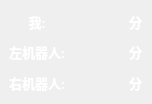
<?xml version="1.0" encoding="UTF-8"?>
<ui version="4.0">
 <class>ScorePanel</class>
 <widget class="QWidget" name="ScorePanel">
  <property name="geometry">
   <rect>
    <x>0</x>
    <y>0</y>
    <width>152</width>
    <height>104</height>
   </rect>
  </property>
  <property name="windowTitle">
   <string>Form</string>
  </property>
  <layout class="QHBoxLayout" name="horizontalLayout">
   <property name="leftMargin">
    <number>9</number>
   </property>
   <property name="topMargin">
    <number>9</number>
   </property>
   <property name="rightMargin">
    <number>9</number>
   </property>
   <property name="bottomMargin">
    <number>9</number>
   </property>
   <item>
    <widget class="QWidget" name="widget" native="true">
     <property name="styleSheet">
      <string notr="true">color: rgb(255, 255, 255);</string>
     </property>
     <layout class="QGridLayout" name="gridLayout">
      <property name="leftMargin">
       <number>0</number>
      </property>
      <property name="topMargin">
       <number>0</number>
      </property>
      <property name="rightMargin">
       <number>0</number>
      </property>
      <property name="bottomMargin">
       <number>0</number>
      </property>
      <item row="1" column="3">
       <widget class="QLabel" name="leftScore">
        <property name="font">
         <font>
          <family>微软雅黑</family>
          <pointsize>10</pointsize>
          <weight>75</weight>
          <bold>true</bold>
         </font>
        </property>
        <property name="styleSheet">
         <string notr="true">color: rgb(255, 255, 255);</string>
        </property>
        <property name="text">
         <string/>
        </property>
        <property name="alignment">
         <set>Qt::AlignCenter</set>
        </property>
       </widget>
      </item>
      <item row="0" column="2">
       <widget class="QLabel" name="me">
        <property name="font">
         <font>
          <family>微软雅黑</family>
          <pointsize>10</pointsize>
          <weight>75</weight>
          <bold>true</bold>
         </font>
        </property>
        <property name="styleSheet">
         <string notr="true">color: rgb(255, 255, 255);</string>
        </property>
        <property name="text">
         <string>我:</string>
        </property>
        <property name="alignment">
         <set>Qt::AlignCenter</set>
        </property>
       </widget>
      </item>
      <item row="1" column="2">
       <widget class="QLabel" name="left">
        <property name="font">
         <font>
          <family>微软雅黑</family>
          <pointsize>10</pointsize>
          <weight>75</weight>
          <bold>true</bold>
         </font>
        </property>
        <property name="styleSheet">
         <string notr="true">color: rgb(255, 255, 255);</string>
        </property>
        <property name="text">
         <string>左机器人:</string>
        </property>
       </widget>
      </item>
      <item row="2" column="2">
       <widget class="QLabel" name="right">
        <property name="font">
         <font>
          <family>微软雅黑</family>
          <pointsize>10</pointsize>
          <weight>75</weight>
          <bold>true</bold>
         </font>
        </property>
        <property name="styleSheet">
         <string notr="true">color: rgb(255, 255, 255);</string>
        </property>
        <property name="text">
         <string>右机器人:</string>
        </property>
       </widget>
      </item>
      <item row="2" column="3">
       <widget class="QLabel" name="rightScore">
        <property name="font">
         <font>
          <family>微软雅黑</family>
          <pointsize>10</pointsize>
          <weight>75</weight>
          <bold>true</bold>
         </font>
        </property>
        <property name="styleSheet">
         <string notr="true">color: rgb(255, 255, 255);</string>
        </property>
        <property name="text">
         <string/>
        </property>
        <property name="alignment">
         <set>Qt::AlignCenter</set>
        </property>
       </widget>
      </item>
      <item row="0" column="3">
       <widget class="QLabel" name="meScore">
        <property name="font">
         <font>
          <family>微软雅黑</family>
          <pointsize>10</pointsize>
          <weight>75</weight>
          <bold>true</bold>
         </font>
        </property>
        <property name="styleSheet">
         <string notr="true">color: rgb(255, 255, 255);</string>
        </property>
        <property name="text">
         <string/>
        </property>
        <property name="alignment">
         <set>Qt::AlignCenter</set>
        </property>
       </widget>
      </item>
      <item row="0" column="4">
       <widget class="QLabel" name="fen1">
        <property name="sizePolicy">
         <sizepolicy hsizetype="Fixed" vsizetype="Preferred">
          <horstretch>0</horstretch>
          <verstretch>0</verstretch>
         </sizepolicy>
        </property>
        <property name="font">
         <font>
          <family>微软雅黑</family>
          <pointsize>10</pointsize>
          <weight>75</weight>
          <bold>true</bold>
         </font>
        </property>
        <property name="styleSheet">
         <string notr="true">color: rgb(255, 255, 255);</string>
        </property>
        <property name="text">
         <string>分</string>
        </property>
       </widget>
      </item>
      <item row="1" column="4">
       <widget class="QLabel" name="fen2">
        <property name="sizePolicy">
         <sizepolicy hsizetype="Fixed" vsizetype="Preferred">
          <horstretch>0</horstretch>
          <verstretch>0</verstretch>
         </sizepolicy>
        </property>
        <property name="font">
         <font>
          <family>微软雅黑</family>
          <pointsize>10</pointsize>
          <weight>75</weight>
          <bold>true</bold>
         </font>
        </property>
        <property name="styleSheet">
         <string notr="true">color: rgb(255, 255, 255);</string>
        </property>
        <property name="text">
         <string>分</string>
        </property>
       </widget>
      </item>
      <item row="2" column="4">
       <widget class="QLabel" name="fen3">
        <property name="sizePolicy">
         <sizepolicy hsizetype="Fixed" vsizetype="Preferred">
          <horstretch>0</horstretch>
          <verstretch>0</verstretch>
         </sizepolicy>
        </property>
        <property name="font">
         <font>
          <family>微软雅黑</family>
          <pointsize>10</pointsize>
          <weight>75</weight>
          <bold>true</bold>
         </font>
        </property>
        <property name="styleSheet">
         <string notr="true">color: rgb(255, 255, 255);</string>
        </property>
        <property name="text">
         <string>分</string>
        </property>
       </widget>
      </item>
     </layout>
    </widget>
   </item>
  </layout>
 </widget>
 <resources/>
 <connections/>
</ui>
